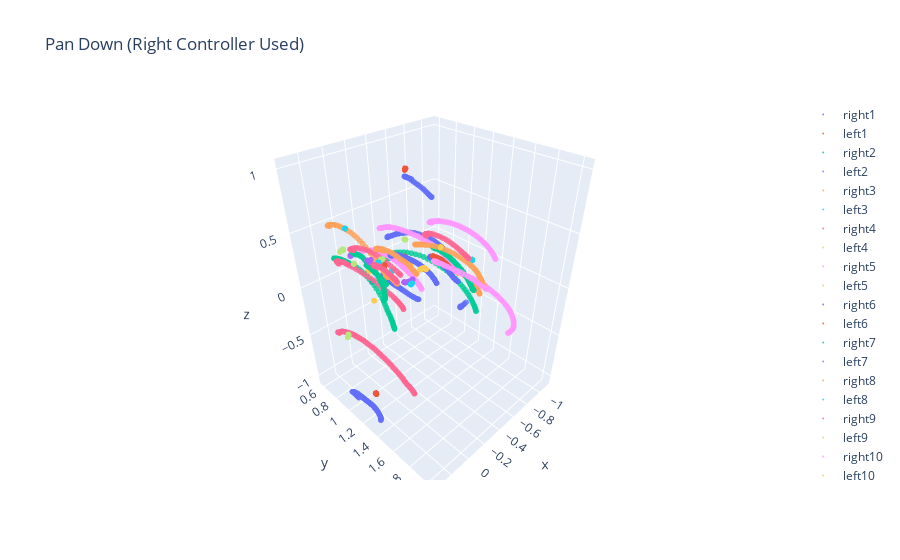

Notebook code cell kept with this figure:
### Code cell
from scipy.interpolate import BSpline, make_interp_spline

all_dfs = []
pan_down_key = list(gesture_dict.keys())[0]
for file_path in gesture_dict[pan_down_key][0]:
    df = pd.read_csv(file_path)
    # Drops strokes that don't use right controller
    df.drop(df[(df["trigger_pull_amount_right"] == 0)].index, inplace=True)
    # Drops strokes where both controller are in use
    df.drop(df[(df["trigger_pull_amount_right"] == 1) & (df["trigger_pull_amount_left"] == 1)].index, inplace=True)
    # Drops strokes based on trial number
    df.drop(df[(df['gesture_counter_UI']) != 1].index, inplace=True)
    df.reset_index(drop=True, inplace=True)
    # To counter controllers that have a time difference between use
    if (len(df) > 15):
        all_dfs.append(df)



fig = go.Figure()
stroke_num = 0
for df in all_dfs:
    stroke_num += 1
    color = list(np.random.choice(range(256), size=3))
    fig.add_trace(go.Scatter3d(
    x=df['r_controller_translation_x'],
    y=df['r_controller_translation_y'],
    z=df['r_controller_translation_z'],
    mode='markers',
    marker=dict(
        size=2,
        colorscale='viridis',  # colorscale
        opacity=0.8,
    ),
    name='right'+str(stroke_num),
    showlegend=True))

    fig.add_trace(go.Scatter3d(
    x=df['l_controller_translation_x'],
    y=df['l_controller_translation_y'],
    z=df['l_controller_translation_z'],
    mode='markers',
    marker=dict(
        size=2,
        colorscale='sunset_r',
        opacity=0.8,
    ),
    name='left'+str(stroke_num),
    showlegend=True))

fig.update_layout(
    title_text='Pan Down (Right Controller Used)', 
    scene_aspectmode='data'
)
fig.show()

fifty_pts = []
for df in all_dfs:
    x=df['r_controller_translation_x']
    y=df['r_controller_translation_y']
    z=df['r_controller_translation_z']

    # The number of control points and knots
    k = 3  # degree of the B-spline
    t = np.linspace(0, 1, len(df))

    spl_x = make_interp_spline(t, x, k=k)
    spl_y = make_interp_spline(t, y, k=k)
    spl_z = make_interp_spline(t, z, k=k)
    # Evaluate the B-spline over a dense set of points for a smooth trajectory
    dense_t = np.linspace(0, 1, 5 * len(df))  # points in the smoothed curve; can be adjusted
    x_smooth = spl_x(dense_t)
    y_smooth = spl_y(dense_t)
    z_smooth = spl_z(dense_t)
    dist_between_pts = int(len(x_smooth) / 50)
    fifty_pts.append(dist_between_pts)

print(fifty_pts)
